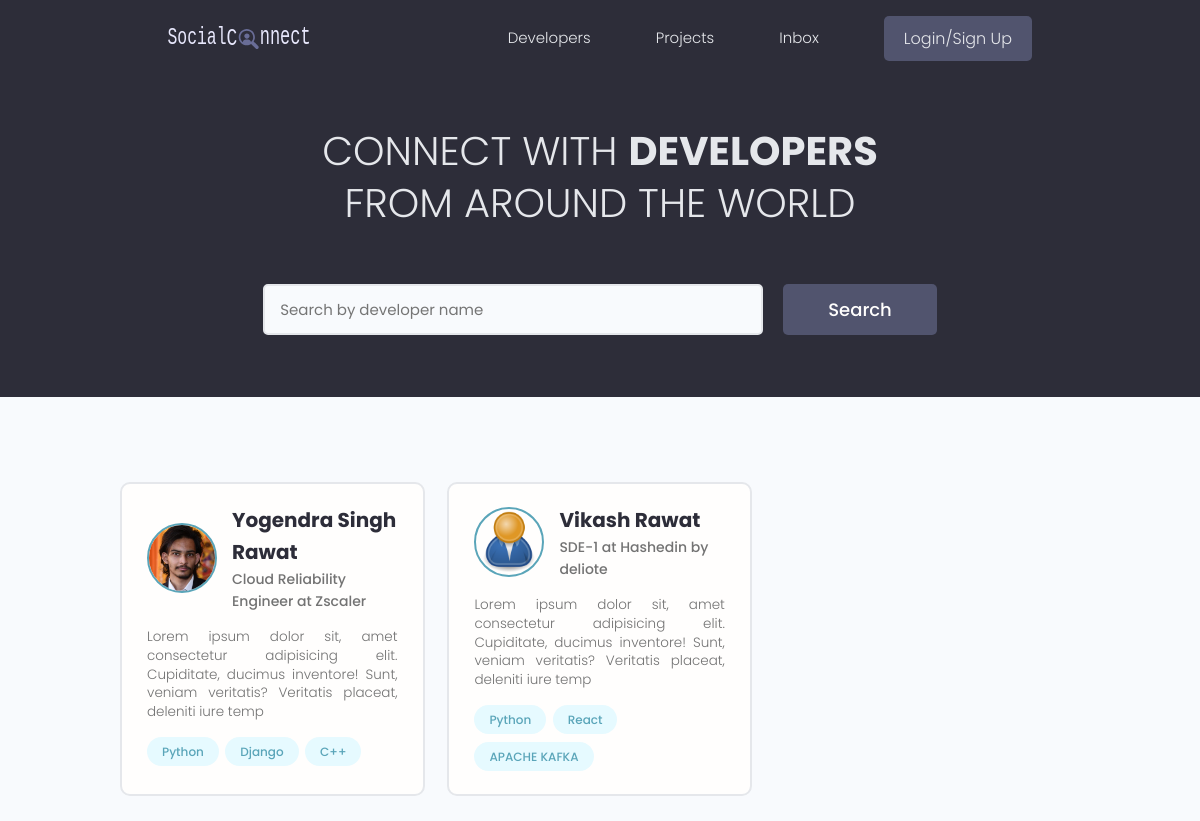
Before: /users/ with the older database file.
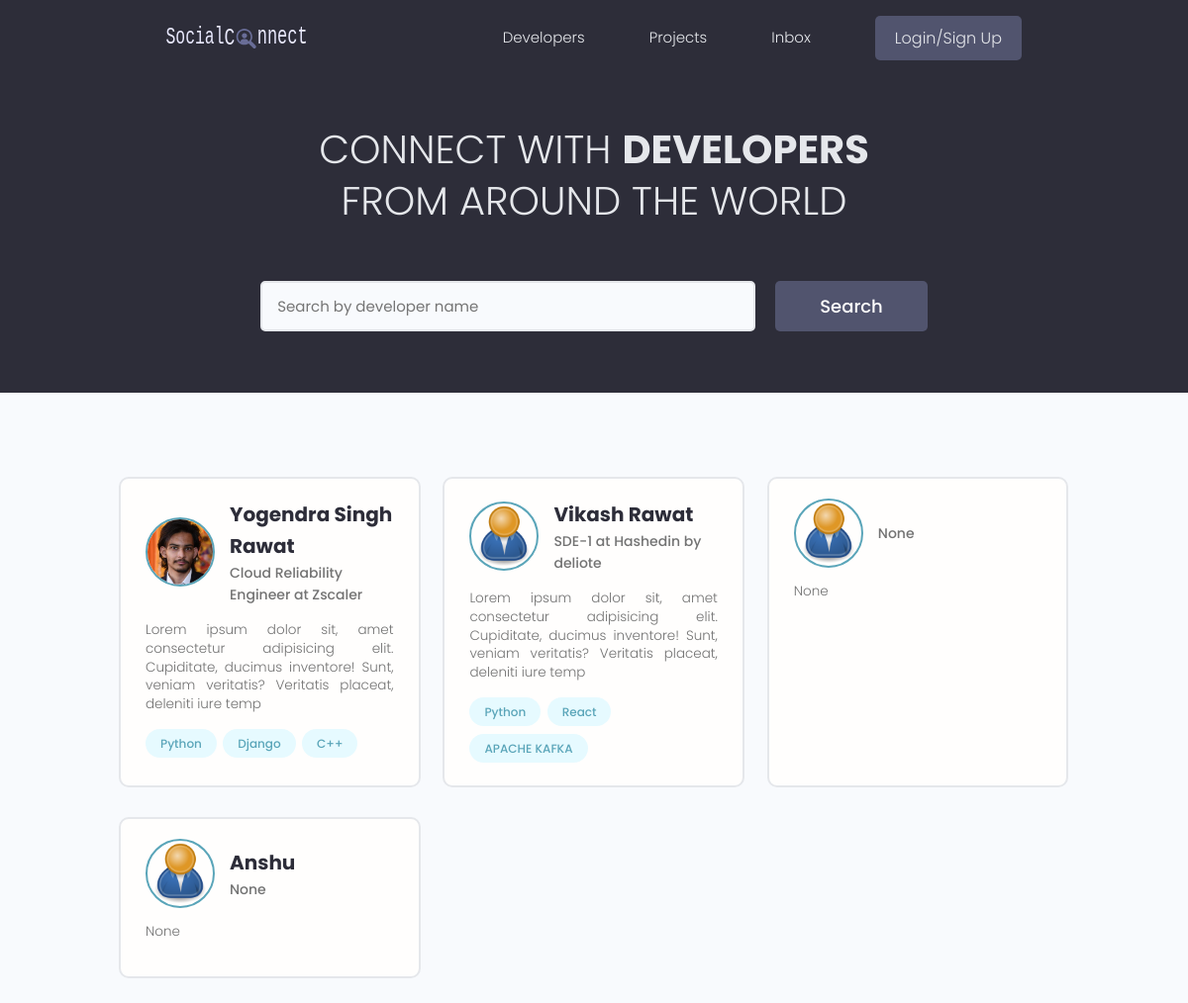
After: the same page with the newer database file.
### users/models.py (models this page shows, shortened)
class Profile(models.Model):
    user = models.OneToOneField(User,on_delete=models.CASCADE,null=True,blank=True)
    name = models.CharField(max_length=200,blank=True,null=True)
    email = models.EmailField(max_length=500,blank=True,null=True)
    username = models.CharField(max_length=100,blank=True,null=True)
    location = models.CharField(max_length=100,blank=True,null=True)
    short_intro = models.CharField(max_length=1000,blank=True,null=True)
    bio = models.TextField(blank=True,null=True)
    profile_image = models.ImageField(null=True,blank=True,upload_to="profiles/",default ='profiles/user-default.png')
    social_github = models.CharField(max_length=200,blank=True,null=True)
    social_twitter = models.CharField(max_length=200,blank=True,null=True)
    social_linkedin = models.CharField(max_length=200,blank=True,null=True)
    social_website = models.CharField(max_length=200,blank=True,null=True)
    social_youtube = models.CharField(max_length=200,blank=True,null=True)
    created_at = models.DateTimeField(auto_now_add=True)
    id = models.UUIDField(primary_key=True,unique=True,editable=False,default=uuid.uuid4)

class Skill(models.Model):
    owner = models.ForeignKey(Profile,on_delete=models.CASCADE,null=True,blank=True)
    name = models.CharField(max_length=200,null=True,blank=True)
    description = models.TextField(null=True,blank=True)
    created_at = models.DateTimeField(auto_now_add=True)
    id = models.UUIDField(primary_key=True,unique=True,editable=False,default=uuid.uuid4)
    def __str__(self):
        return str(self.name)

### users/views.py (the view)
# urls.py: path('',views.profiles,name="profiles"),
def profiles(request):
    profiles = Profile.objects.all()
    context = {"profiles":profiles,}
    return render(request,"users/profiles.html",context)

### users/templates/users/profiles.html (shortened to what this page needs)
{% extends 'main.html' %}
{% block content %}
<main class="home">
    <section class="hero-section text-center">
      <div class="container container--narrow">
        <div class="hero-section__box">
          <h2>CONNECT WITH <span>DEVELOPERS</span></h2>
          <h2>FROM AROUND THE WORLD</h2>
        </div>
        <div class="hero-section__search">
          <form class="form" action="#" method="get">
            <div class="form__field">
              <input class="input input--text" id="formInput#search" type="text" name="text"
                placeholder="Search by developer name" />
            </div>
            <input class="btn btn--sub btn--lg" type="submit" value="Search" />
          </form>
        </div>
      </div>
    </section>
    <section class="devlist">
      <div class="container">
        <div class="grid grid--three">
          {% for profile in profiles %}
          <div class="column card">
            <div class="dev">
              <a href="{% url 'user-profile' profile.id %}" class="card__body">
                <div class="dev__profile">
                  <img class="avatar avatar--md" src="{{profile.profile_image.url}}" alt="image" />
                  <div class="dev__meta">
                    <h3>{{profile.name}}</h3>
                    <h5>{{profile.short_intro|slice:"60"}}</h5>
                  </div>
                </div>
                <p class="dev__info">
                  {{profile.bio|slice:"150"}}
                </p>
                <div class="dev__skills">
                  {% for skill in profile.skill_set.all %}
                  <span class="tag tag--pill tag--main">
                    <small>{{skill}}</small>
                  </span>
                  {% endfor %}
                </div>
              </a>
            </div>
          </div>
         {% endfor %}
        </div>
      </div>
    </section>
  </main>
{% endblock content %}

Changed rows visible on the page:
added Profile: profile_image (placeholder picture), short_intro "None", bio "None"
added Profile: profile_image (placeholder picture), name "Anshu", short_intro "None", bio "None"
